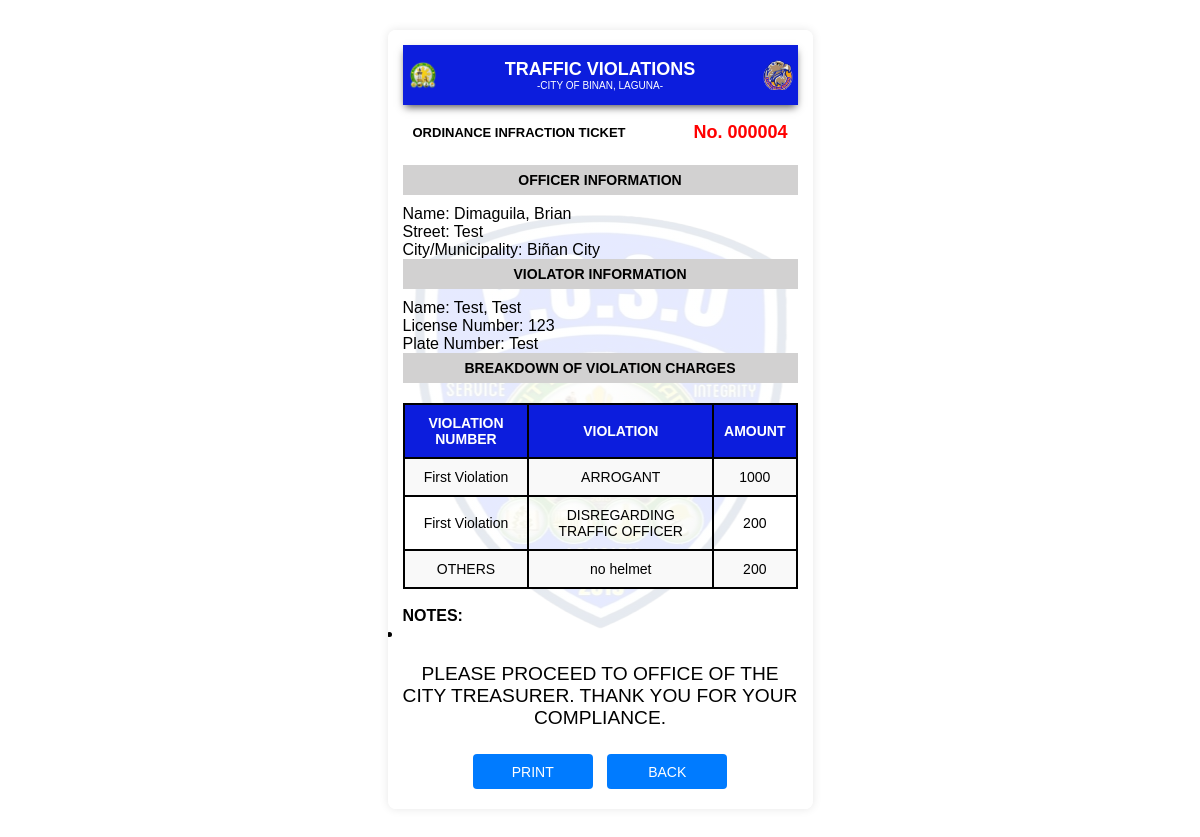
Screenshot of /admin/vb.php?ticket_number=000004 with the database file from the repository.
### tables this page shows
CREATE TABLE `discount` (
  `ticket_number` varchar(6) NOT NULL,
  `license` varchar(50) DEFAULT NULL,
  `first_name` varchar(255) DEFAULT NULL,
  `last_name` varchar(255) DEFAULT NULL,
  `FTWH` int(10) DEFAULT NULL,
  `OMN` int(10) DEFAULT NULL,
  `ARG` int(10) DEFAULT NULL,
  `ONEWAY` int(10) DEFAULT NULL,
  `ILP` int(10) DEFAULT NULL,
  `DWL` int(10) DEFAULT NULL,
  `NORCR` int(10) DEFAULT NULL,
  `DUV` int(10) DEFAULT NULL,
  `UMV` int(10) DEFAULT NULL,
  `OBS` int(10) DEFAULT NULL,
  `DTS` int(10) DEFAULT NULL,
  `DTO` int(10) DEFAULT NULL,
  `TRB` int(10) DEFAULT NULL,
  `STV` int(10) DEFAULT NULL,
  `RCD` int(10) DEFAULT NULL,
  `DUL` int(10) DEFAULT NULL,
  `INF` int(10) DEFAULT NULL,
  `OOL` int(10) DEFAULT NULL,
  `TCT` int(10) DEFAULT NULL,
  `OVL` int(10) DEFAULT NULL,
  `LUZ` int(10) DEFAULT NULL,
  `IVA` int(10) DEFAULT NULL,
  `SMB` int(10) DEFAULT NULL,
  `NSM` int(10) DEFAULT NULL,
  `JWK` int(10) DEFAULT NULL,
  `WSS` int(10) DEFAULT NULL,
  `ILV` int(10) DEFAULT NULL,
  `IMP` int(10) DEFAULT NULL,
  `OTHERS` varchar(255) DEFAULT NULL,
  `OTHERS_P` int(10) DEFAULT NULL,
  `STATUS` varchar(50) NOT NULL DEFAULT 'Unreleased',
  `receipt_num` varchar(255) DEFAULT NULL
);

### admin/vb.php (the view, shortened to what this page needs)
<?php
include 'connection.php';
$ticket_number = isset($_GET['ticket_number']) ? $_GET['ticket_number'] : '';
$sql = "SELECT 'First Violation' AS violation_type, first_violation, first_total, notes FROM violation WHERE ticket_number = ?
    UNION ALL
    SELECT 'Second Violation' AS violation_type, second_violation, second_total, notes FROM 2_violation WHERE ticket_number = ?
    UNION ALL
    SELECT 'Third Violation' AS violation_type, third_violation, third_total, notes FROM 3_violation WHERE ticket_number = ?
    ORDER BY violation_type ASC";
$stmt = $conn->prepare($sql);
$stmt->bindParam(1, $ticket_number, PDO::PARAM_INT);
$stmt->bindParam(2, $ticket_number, PDO::PARAM_INT);
$stmt->bindParam(3, $ticket_number, PDO::PARAM_INT);
$stmt->execute();
$result = $stmt->fetchAll(PDO::FETCH_ASSOC);
$sql_officer = "SELECT CONCAT(lastname, ', ', firstname) AS officer_name FROM hh_login LIMIT 1";
$stmt_officer = $conn->prepare($sql_officer);
$stmt_officer->execute();
$officer_result = $stmt_officer->fetchAll(PDO::FETCH_ASSOC);
$officer = $officer_result[0];
$officer_name = $officer['officer_name'];
$sql_violator = "SELECT CONCAT(last_name, ', ', first_name) AS violator_name, license, plate_number, street, city FROM report WHERE ticket_number = ?";
$stmt_violator = $conn->prepare($sql_violator);
$stmt_violator->bindParam(1, $ticket_number, PDO::PARAM_INT);
$stmt_violator->execute();
$violator_result = $stmt_violator->fetchAll(PDO::FETCH_ASSOC);
$violator = $violator_result[0];
$violator_name = $violator['violator_name'];
$license_number = $violator['license'];
$plate_number = $violator['plate_number'];
$street = $violator['street'];
$city = $violator['city'];
?>
<!DOCTYPE html>
<html lang="en">
<head>
  <link rel="stylesheet" href="./css/style1.css?v=1.0">
</head>
<body>
  <div class="container">
    <?php if (count($result) > 0) : ?>
      <div class="ticket-container">
        <div class="header-container d-flex justify-content-between align-items-center">
          <img src="/POSO/images/left.png" alt="Left Logo" class="logo">
          <div class="col text-center">
            <p class="title">Traffic Violations</p>
            <p class="city">-City of Binan, Laguna-</p>
          </div>
          <img src="/POSO/images/arman.png" alt="Right Logo" class="logo">
        </div>
        <div class="ticket-info">
          <p class="ticket-label">Ordinance Infraction Ticket</p>
          <p class="ticket-number">No. <?php echo htmlspecialchars($ticket_number); ?></p>
        </div>
<div class="gray">
  <h3>Officer Information</h3>
</div>
<p>Name: <?php echo htmlspecialchars($officer_name); ?></p>
<p>Street: <?php echo htmlspecialchars($street); ?></p>
<p>City/Municipality: <?php echo htmlspecialchars($city); ?></p>
        <div class="gray">
          <h3>Violator Information</h3>
        </div>
        <p>Name: <?php echo htmlspecialchars($violator_name); ?></p>
        <p>License Number: <?php echo htmlspecialchars($license_number); ?></p>
        <p>Plate Number: <?php echo htmlspecialchars($plate_number); ?></p>
        <div class="gray">
          <h3>BREAKDOWN OF VIOLATION CHARGES</h3>
        </div>
        <table>
          <thead>
            <tr>
              <th>VIOLATION NUMBER</th>
              <th>VIOLATION</th>
              <th>AMOUNT</th>
            </tr>
          </thead>
          <tbody>
    <?php
    $violation_columns = [
      'FTWH' => 'FAILURE TO WEAR HELMET',
      'OMN' => 'OPEN MUFFLER/NUISANCE',
      'ARG' => 'ARROGANT',
      'ONEWAY' => 'ONEWAY',
      'ILP' => 'ILLEGAL PARKING',
      'DWL' => 'DRIVING WITHOUT LICENSE/INVALID LICENSE',
      'NORCR' => 'NO OR/CR WHILE DRIVING',
      'DUV' => 'DRIVING UNREGISTERED VEHICLE',
      'UMV' => 'UNREGISTERED MOTOR VEHICLE',
      'OBS' => 'OBSTRUCTION',
      'DTS' => 'DISREGARDING TRAFFIC SIGNS',
      'DTO' => 'DISREGARDING TRAFFIC OFFICER',
      'TRB' => 'TRUCK BAN',
      'STV' => 'STALLED VEHICLE',
      'RCD' => 'RECKLESS DRIVING',
      'DUL' => 'DRIVING UNDER THE INFLUENCE OF LIQUOR',
      'INF' => 'INVALID OR NO FRANCHISE/COLORUM',
      'OOL' => 'OPERATING OUT OF LINE',
      'TCT' => 'TRIP - CUTTING',
      'OVL' => 'OVERLOADING',
      'LUZ' => 'LOADING/UNLOADING IN PROHIBITED ZONE',
      'IVA' => 'INVOLVE IN ACCIDENT',
      'SMB' => 'SMOKE BELCHING',
      'NSM' => 'NO SIDE MIRROR',
      'JWK' => 'JAY WALKING',
      'WSS' => 'WEARING SLIPPERS/SHORTS/SANDO',
      'ILV' => 'ILLEGAL VENDING',
      'IMP' => 'IMPOUNDED'
    ];
    foreach ($result as $violation) {
      $violation_details = htmlspecialchars($violation['first_violation'] ?? $violation['second_violation'] ?? $violation['third_violation']);
      $violation_amount = htmlspecialchars($violation['first_total'] ?? $violation['second_total'] ?? $violation['third_total']);
      $formatted_violation_details = str_replace(", ", "<br>", $violation_details);
      if ($violation_amount >= 1) {
        $sql_discount = "SELECT * FROM discount WHERE ticket_number = ? AND license = ?";
        $stmt_discount = $conn->prepare($sql_discount);
        $stmt_discount->bindParam(1, $ticket_number, PDO::PARAM_INT);
        $stmt_discount->bindParam(2, $license_number, PDO::PARAM_STR);
        $stmt_discount->execute();
        $discount_result = $stmt_discount->fetchAll(PDO::FETCH_ASSOC);
        $discount = $discount_result[0];
        if ($discount) {
          foreach ($violation_columns as $col => $violation_name) {
            if ($discount[$col] !== null) {
              echo "<tr>
                            <td>" . htmlspecialchars($violation['violation_type']) . "</td>
                            <td>" . htmlspecialchars($violation_name) . "</td>
                            <td>" . htmlspecialchars($discount[$col]) . "</td>
                        </tr>";
            }
          }
          if ($discount['OTHERS'] !== null && $discount['OTHERS_P'] !== null) {
            echo "<tr>
                        <td>OTHERS</td>
                        <td>" . htmlspecialchars($discount['OTHERS']) . "</td>
                        <td>" . htmlspecialchars($discount['OTHERS_P']) . "</td>
                    </tr>";
          }
        } else {
          echo "<tr>
                      <td>" . htmlspecialchars($violation['violation_type']) . "</td>
                      <td>" . $formatted_violation_details . "</td>
                      <td>" . $violation_amount . "</td>
                  </tr>";
        }
      }
    }
    ?>
</tbody>
        </table>
<br>
<h4>NOTES:</h4>
<ul>
<?php
foreach ($result as $violation) {
echo "<li>" . htmlspecialchars($violation['notes']) . "</li>";
}
?>
</ul>
<p class="compliance-message">PLEASE PROCEED TO OFFICE OF THE CITY TREASURER. THANK YOU FOR YOUR COMPLIANCE.</p>
       <div class="button-container">
    <button id="printButton" onclick="printReceipt()">Print</button>
    <button id="previousButton" class="btn btn-secondary" onclick="goToPreviousPage()">Back</button>
</div>
      </div>
    <?php else : ?>
      <p>No violation records found for this individual.</p>
    <?php endif; ?>
</div>
</body>
</html>

### admin/css/style1.css (style rules this page uses)
* { margin: 0; padding: 0; box-sizing: border-box; }
body { font-family: Arial, sans-serif; background-color: #ffffff; padding: 10px; }
.container { display: flex; justify-content: center; align-items: center; min-height: 90vh; }
.ticket-container { width: 100%; max-width: 425px; padding: 15px; margin: 20px auto; border-radius: 8px; box-shadow: 0px 0px 10px rgba(0, 0, 0, 0.1); overflow-y: auto; height: auto; max-height: 800px; background-image: linear-gradient(rgba(255, 255, 255, 0.9), rgba(255, 255, 255, 0.9)), url('/POSO/images/poso.png'); background-position: center; background-repeat: no-repeat; }
.header-container { position: sticky; top: 0; left: 0; width: 100%; z-index: 10; display: flex; align-items: center; justify-content: space-between; background-color: #0c1ddd; height: 60px; box-shadow: 0 4px 8px -2px rgb(80, 79, 79); margin-bottom: 10px; }
.logo { padding: 5px; width: 40px; height: auto; }
.title { font-size: 18px; font-weight: bold; color: white; text-transform: uppercase; margin: 0; }
.city { font-size: 10px; color: white; text-align: center; text-transform: uppercase; }
.gray, .gray1 { color: #000; text-transform: uppercase; font-weight: bold; font-size: 12px; text-align: center; background-color: #d2d1d1; display: flex; justify-content: center; align-items: center; margin-bottom: 10px; }
.gray { height: 30px; }
.ticket-info { display: flex; justify-content: space-between; align-items: center; margin-bottom: 15px; }
.ticket-label { font-size: 13px; color: #000; font-weight: bold; text-transform: uppercase; padding: 10px; }
.ticket-number { font-size: 18px; color: red; font-weight: bold; padding: 5px 10px; }
table { width: 100%; border-collapse: collapse; margin-top: 15px; font-size: 14px; }
table th, table td { padding: 10px; text-align: center; border: 2px solid #000; }
table thead th { background-color: #0c1ddd; color: #fff; font-weight: bold; text-transform: uppercase; }
table tbody tr:nth-child(odd) { background-color: #f9f9f9; }
button { display: block; width: 100%; padding: 12px; background-color: #007BFF; color: white; border: none; border-radius: 4px; font-size: 16px; cursor: pointer; text-transform: uppercase; }

### admin/vb.php (style rules this page uses)
.compliance-message { text-align: center; font-weight: regular; margin-top: 20px; font-size: 1.2em; }
.button-container { text-align: center; margin-top: 20px; }
button { width: 120px; height: 35px; padding: 0; font-size: 14px; margin: 5px; display: inline-block; }
table { width: 100%; border-collapse: collapse; margin-top: 20px; }
th, td { border: 1px solid #ccc; padding: 10px; text-align: left; }
th { background-color: #f0f0f0; }

### rows the page displays
discount: ARG "1000", DTO "200", OTHERS "no helmet", OTHERS_P "200"

### other values shown
$ticket_number "000004"
$officer_name "Dimaguila, Brian"
$street "Test"
$city "Biñan City"
$violator_name "Test, Test"
$license_number "123"
$plate_number "Test"
$violation['violation_type'] "First Violation"
$violation_name "ARROGANT"
$violation_name "DISREGARDING TRAFFIC OFFICER"
